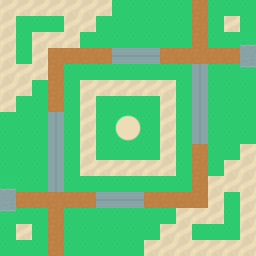

A level layout from a 2D game, rendered from its tile map. Below: a short description, then the map file with its tile-grid data intact:
An orthogonal 16x16 tile map with 16x16 px tiles, 2 tile layers (BASE, UNPLACEABLE) and 6 objects.

<map version="1.10" tiledversion="1.12.2" orientation="orthogonal" renderorder="right-down" width="16" height="16" tilewidth="16" tileheight="16" infinite="0" nextlayerid="5" nextobjectid="7">
 <tileset firstgid="1" source="../16x16.tsx" />
 <layer id="1" name="BASE" width="16" height="16">
  <data encoding="csv">
25,25,25,25,25,25,25,25,25,25,25,25,25,25,25,25,
25,25,25,25,25,25,25,25,25,25,25,25,25,25,25,25,
25,25,25,25,25,25,25,25,25,25,25,25,25,25,25,25,
25,25,25,25,25,25,25,25,25,25,25,25,25,25,25,25,
25,25,25,25,25,25,25,25,25,25,25,25,25,25,25,25,
25,25,25,25,25,25,25,25,25,25,25,25,25,25,25,25,
25,25,25,25,25,25,25,25,25,25,25,25,25,25,25,25,
25,25,25,25,25,25,25,25,25,25,25,25,25,25,25,25,
25,25,25,25,25,25,25,25,25,25,25,25,25,25,25,25,
25,25,25,25,25,25,25,25,25,25,25,25,25,25,25,25,
25,25,25,25,25,25,25,25,25,25,25,25,25,25,25,25,
25,25,25,25,25,25,25,25,25,25,25,25,25,25,25,25,
25,25,25,25,25,25,25,25,25,25,25,25,25,25,25,25,
25,25,25,25,25,25,25,25,25,25,25,25,25,25,25,25,
25,25,25,25,25,25,25,25,25,25,25,25,25,25,25,25,
25,25,25,25,25,25,25,25,25,25,25,25,25,25,25,25
</data>
 </layer>
 <layer id="2" name="UNPLACEABLE" width="16" height="16">
  <data encoding="csv">
99,99,99,99,99,99,99,0,0,0,0,0,94,0,0,0,
99,0,0,0,99,99,0,0,0,0,0,0,94,0,99,0,
99,0,99,99,99,0,0,0,0,0,0,0,94,0,0,81,
99,0,99,94,94,94,94,225,225,225,94,94,94,94,94,104,
99,99,99,94,0,0,0,0,0,0,0,0,179,0,0,127,
99,99,0,94,0,99,99,99,99,99,99,0,179,0,0,0,
99,0,0,94,0,99,0,0,0,0,99,0,179,0,0,0,
0,0,0,179,0,99,0,142,143,0,99,0,179,0,0,0,
0,0,0,179,0,99,0,165,166,0,99,0,179,0,0,0,
0,0,0,179,0,99,0,0,0,0,99,0,94,0,0,99,
0,0,0,179,0,99,99,99,99,99,99,0,94,0,99,99,
81,0,0,179,0,0,0,0,0,0,0,0,94,99,99,99,
104,94,94,94,94,94,225,225,225,94,94,94,94,99,0,99,
127,0,0,94,0,0,0,0,0,0,0,99,99,99,0,99,
0,99,0,94,0,0,0,0,0,0,99,99,0,0,0,99,
0,0,0,94,0,0,0,0,0,99,99,99,99,99,99,99
</data>
 </layer>
 <objectgroup id="3" name="path">
  <object id="1" x="192" y="0">
   <polyline points="0,0 0,192 -176,192" />
  </object>
  <object id="2" x="48" y="240">
   <polyline points="0,0 0,-192 176,-192" />
  </object>
 </objectgroup>
 <objectgroup id="4" name="tunnel">
  <object id="3" x="192" y="64">
   <polyline points="0,0 0,64" />
  </object>
  <object id="4" x="128" y="192">
   <polyline points="0,0 -32,0" />
  </object>
  <object id="5" x="48" y="176">
   <polyline points="0,0 0,-64" />
  </object>
  <object id="6" x="112" y="48">
   <polyline points="0,0 32,0" />
  </object>
 </objectgroup>
</map>
